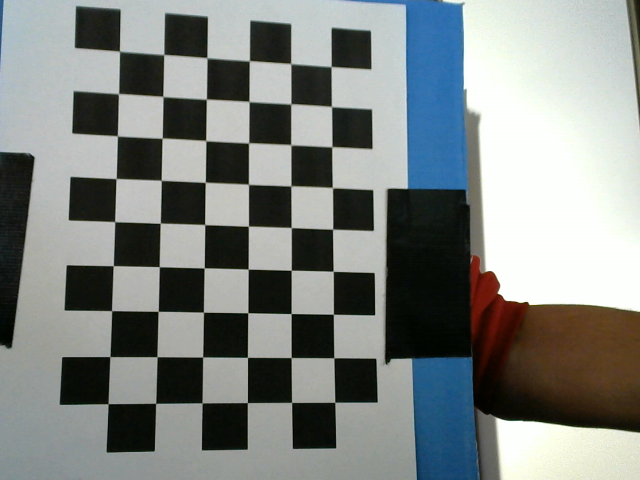
#> input picture Calibration/camera_A/opencv_frame_0.png, 640 x 480 px; its folder holds only this picture in this run
$ python calibration_script.py
#> lines starting #> are read from the running program, lines starting #| are printed output that depends on the picture; after the words box and inside, x2 and y2 are one past the last pixel; in counts of white or black regions, pixels touching at a corner belong together; long printed decimals are rounded
### Calibration/calibration_var.py

class camera_calib_var:
    def __init__(self, ret, cameraMatrix, dist, rvecs, tvecs):
        self.ret = ret
        self.cameraMatrix = cameraMatrix
        self.dist = dist
        self.rvecs = rvecs
        self.tvecs = tvecs

### Calibration/calibration_script.py
import numpy as np
import cv2 as cv
import glob
import os
import pickle
from calibration_var import camera_calib_var


dir_of_images = "./camera_A"
################ FIND CHESSBOARD CORNERS - OBJECT POINTS AND IMAGE POINTS #############################

chessboardSize = (9,6)
frameSize = (1280, 720)


# termination criteria
criteria = (cv.TERM_CRITERIA_EPS + cv.TERM_CRITERIA_MAX_ITER, 30, 0.001)


# prepare object points, like (0,0,0), (1,0,0), (2,0,0) ....,(6,5,0)
objp = np.zeros((chessboardSize[0] * chessboardSize[1], 3), np.float32)
objp[:,:2] = np.mgrid[0:chessboardSize[0],0:chessboardSize[1]].T.reshape(-1,2)

size_of_chessboard_squares_mm = 20
objp = objp * size_of_chessboard_squares_mm


# Arrays to store object points and image points from all the images.
objpoints = [] # 3d point in real world space
imgpoints = [] # 2d points in image plane.


images = []

for file in os.listdir(dir_of_images):
    if file.endswith(".png"):
        if file != 'final.png':
            images.append(dir_of_images + '/'+ file)


for image in images:

    img = cv.imread(image)
#> img is the input picture: shape (480, 640, 3); mean B, G, R 130.5, 132.8, 127.7
    gray = cv.cvtColor(img, cv.COLOR_BGR2GRAY)
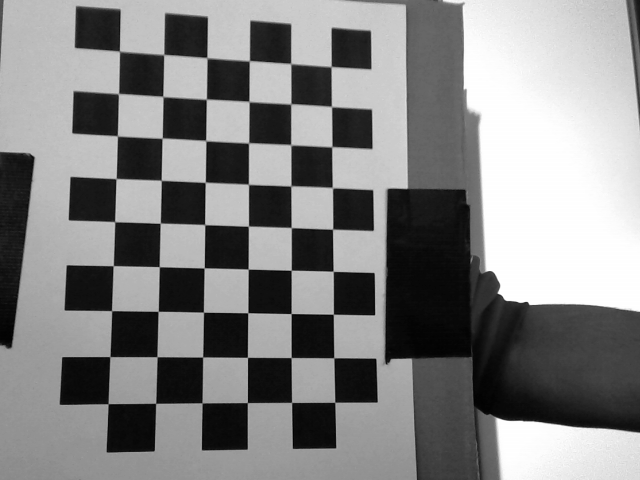
#> gray: shape (480, 640); min 1, max 255, mean 131.1

    # Find the chess board corners
    ret, corners = cv.findChessboardCorners(gray, chessboardSize, None)
#> ret = True; corners = 54 rows, first 8: [331.3, 66.47], [331.6, 106.6], [331.7, 146.8], [332.6, 187.9], [332.5, 229.2], [333.2, 271.3], [333.3, 314.3], [333.7, 357.7]

    # If found, add object points, image points (after refining them)
    if ret == True:

        objpoints.append(objp)
        corners2 = cv.cornerSubPix(gray, corners, (11,11), (-1,-1), criteria)
#> corners2 = 54 rows, first 8: [331.2, 66.58], [331.5, 106.6], [331.8, 146.7], [332.4, 187.6], [332.6, 229.2], [333.2, 271.3], [333.4, 314.3], [333.8, 357.8]
        imgpoints.append(corners)

        # Draw and display the corners
        cv.drawChessboardCorners(img, chessboardSize, corners2, ret)
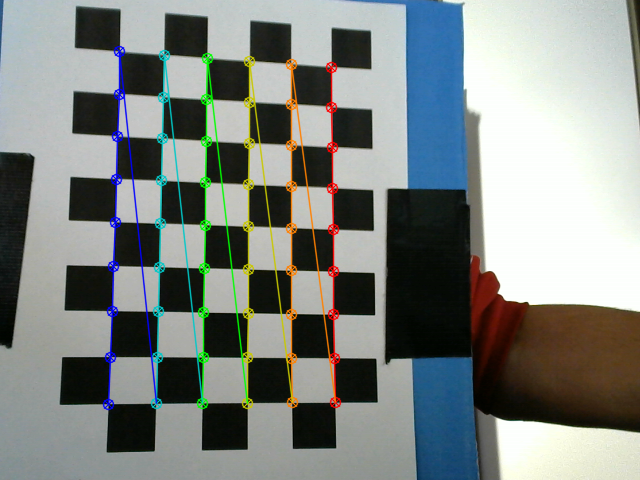
#> img: shape (480, 640, 3); 5.03% of pixels changed, all inside (x1, y1, x2, y2) = (102, 45, 342, 411)
        cv.imshow('img', img)
        cv.waitKey(1000)


cv.destroyAllWindows()

############## CALIBRATION #######################################################

ret, cameraMatrix, dist, rvecs, tvecs = cv.calibrateCamera(objpoints, imgpoints, frameSize, None, None)
#> ret = 0.232; cameraMatrix = [[1476.5, 0, 612.2], [0, 1560.1, 334], [0, 0, 1]]; dist = [[0.153, 1.76, 0.0103, 0.0752, -5.61]]; rvecs = ([-0.475, 0.0185, 1.51],); tvecs = ([-139.7, -123, 703.1],)


############## UNDISTORTION #####################################################

img = cv.imread(dir_of_images + '/result/final.png')
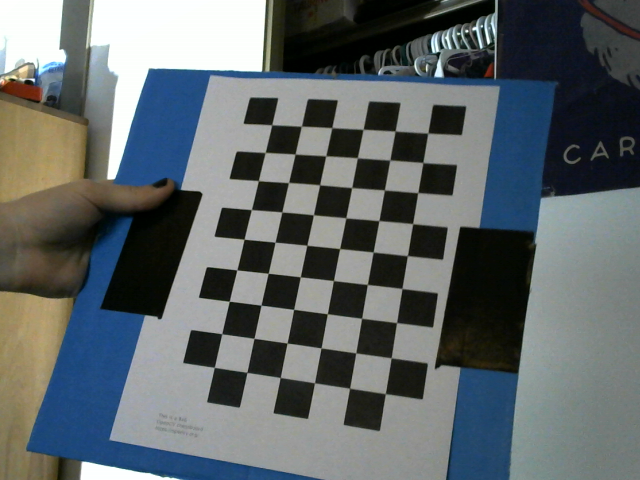
#> input picture Calibration/camera_A/result/final.png, 640 x 480 px
#> img is the input picture: shape (480, 640, 3); mean B, G, R 105.3, 103.5, 96.4
h,  w = img.shape[:2]
#> h = 480; w = 640
newCameraMatrix, roi = cv.getOptimalNewCameraMatrix(cameraMatrix, dist, (w,h), 1, (w,h))
#> newCameraMatrix = [[1404.8, 0, 613.6], [0, 1531.6, 335], [0, 0, 1]]; roi = (6, 9, 628, 466)

calib = camera_calib_var(ret, cameraMatrix, dist, rvecs, tvecs)
#> in __init__, `self.ret = ret`: self.ret = 0.232
#> in __init__, `self.cameraMatrix = cameraMatrix`: self.cameraMatrix = [[1476.5, 0, 612.2], [0, 1560.1, 334], [0, 0, 1]]
#> in __init__, `self.dist = dist`: self.dist = [[0.153, 1.76, 0.0103, 0.0752, -5.61]]
#> in __init__, `self.rvecs = rvecs`: self.rvecs = ([-0.475, 0.0185, 1.51],)
#> in __init__, `self.tvecs = tvecs`: self.tvecs = ([-139.7, -123, 703.1],)
pickle.dump(calib, open(dir_of_images + "/calibration_camera_.dat", 'wb'))

print("calibration ? : " + str(ret))
#| calibration ? : 0.232
print("\n Camera Matrix: \n " + str(cameraMatrix))
#|  Camera Matrix:
#|  [[1.47650891e+03 0.00000000e+00 6.12203455e+02]
#|  [0.00000000e+00 1.56009194e+03 3.33986596e+02]
#|  [0.00000000e+00 0.00000000e+00 1.00000000e+00]]
print("\n Distortion param : \n" + str(dist))
#|  Distortion param :
#| [[ 0.1535  1.757  0.01035  0.07515 -5.613]]
print("\n Rotation Vectors:\n" + str(rvecs))
#|  Rotation Vectors:
#| (array([[-0.4751],
#|        [ 0.01849],
#|        [ 1.513]]),)
print("\n Translation Vectors:\n" + str(tvecs))
#|  Translation Vectors:
#| (array([[-139.668],
#|        [-123.028],
#|        [ 703.103]]),)

# Undistort
dst = cv.undistort(img, cameraMatrix, dist, None, newCameraMatrix)
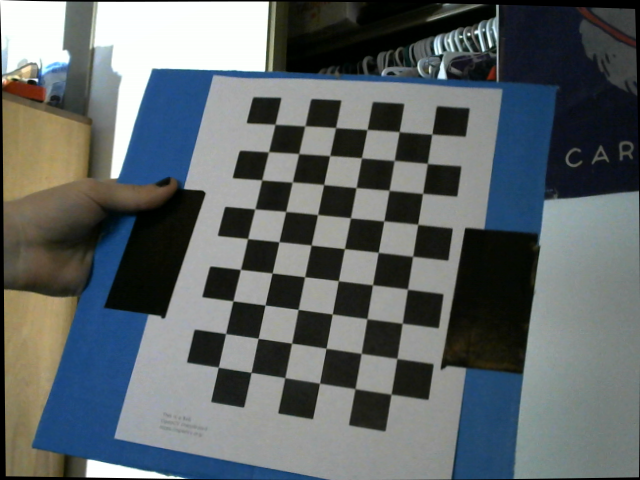
#> dst: shape (480, 640, 3); mean B, G, R 103.7, 102, 95.2

# crop the image
x, y, w, h = roi
#> x = 6; y = 9; w = 628; h = 466
dst = dst[y:y+h, x:x+w]
#> dst: shape (466, 628, 3)
cv.imwrite(dir_of_images + '/result/caliResult1.png', dst)


# Undistort with Remapping
mapx, mapy = cv.initUndistortRectifyMap(cameraMatrix, dist, None, newCameraMatrix, (w,h), 5)
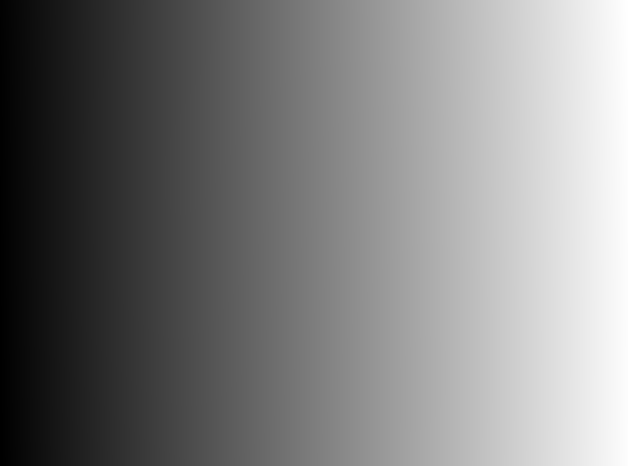
#> mapx: shape (466, 628) float32; min -5.53, max 631.7, mean 309.9; drawn with min black and max white
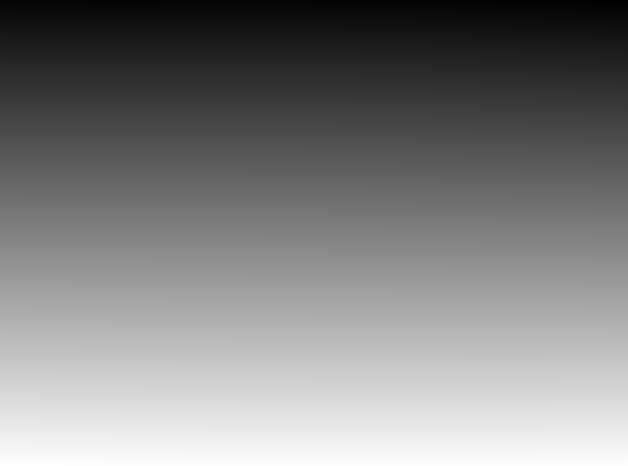
#> mapy: shape (466, 628) float32; min -9.03, max 468.6, mean 232.1; drawn with min black and max white
dst = cv.remap(img, mapx, mapy, cv.INTER_LINEAR)

# crop the image
x, y, w, h = roi
dst = dst[y:y+h, x:x+w]
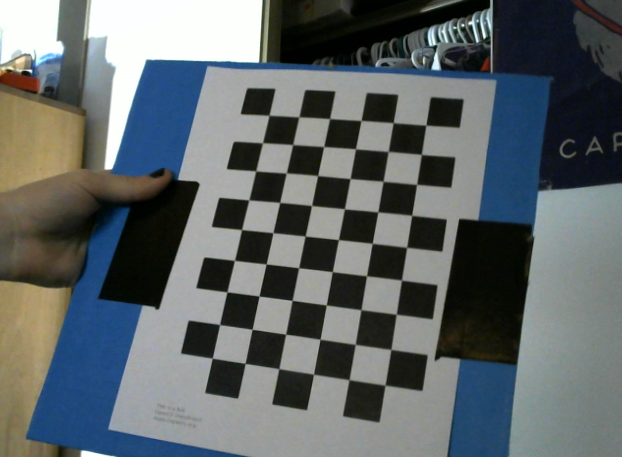
#> dst: shape (457, 622, 3); mean B, G, R 104.3, 102.6, 95.7
cv.imwrite(dir_of_images + '/result/caliResult2.png', dst)

# Reprojection Error
mean_error = 0

for i in range(len(objpoints)):
    imgpoints2, _ = cv.projectPoints(objpoints[i], rvecs[i], tvecs[i], cameraMatrix, dist)
    error = cv.norm(imgpoints[i], imgpoints2, cv.NORM_L2)/len(imgpoints2)
    mean_error += error
#> this loop made 1 pass
#> (error, mean_error) on pass 1: (0.0316, 0.0316)
#> after the loop, mean_error = 0.0316

print( "total error: {}".format(mean_error/len(objpoints)) )
#| total error: 0.03157
